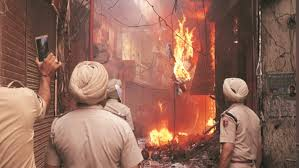
#> input picture test.jpg, 299 x 168 px, found by its file name
$ python test3.py
#> lines starting #> are read from the running program, lines starting #| are printed output that depends on the picture; after the words box and inside, x2 and y2 are one past the last pixel; in counts of white or black regions, pixels touching at a corner belong together
import cv2
import numpy as np

# Define the algorithm as described
def enhanced_fire_detection(image_path):
    # Load the image
#> called with image_path = '/test.jpg'
    image = cv2.imread(image_path)
#> image is the input picture: shape (168, 299, 3); mean B, G, R 90.4, 105.2, 148.4

    # Convert Image to HSV color space
    hsv_image = cv2.cvtColor(image, cv2.COLOR_BGR2HSV)
#> hsv_image: shape (168, 299, 3); mean H, S, V 10.2, 99.9, 148.4

    # Define the HSV boundaries for red color (flame color)
    lower_bound1 = np.array([0, 43, 46])
    upper_bound1 = np.array([10, 255, 255])
    lower_bound2 = np.array([170, 43, 46])
    upper_bound2 = np.array([179, 255, 255])

    # Generate masks based on the HSV boundaries
    mask1 = cv2.inRange(hsv_image, lower_bound1, upper_bound1)
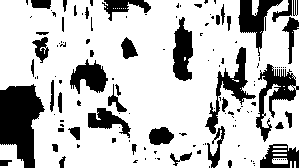
#> mask1: shape (168, 299); 75.6% white; 135 black regions (92 under 20 px), largest, box (x1, y1, x2, y2) and area: (0, 84, 45, 168) 2469, (256, 64, 299, 142) 1149, (205, 47, 256, 134) 1027
    mask2 = cv2.inRange(hsv_image, lower_bound2, upper_bound2)
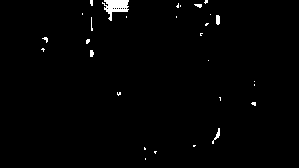
#> mask2: shape (168, 299); 1.2% white; 29 white regions (24 under 20 px), largest, box (x1, y1, x2, y2) and area: (102, 0, 129, 21) 297, (212, 128, 220, 144) 41, (216, 15, 220, 25) 37, (90, 50, 94, 57) 24, (194, 4, 202, 8) 22

    # Combine the masks to capture all the red features in the image
    combined_mask = cv2.bitwise_or(mask1, mask2)
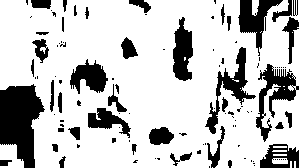
#> combined_mask: shape (168, 299); 76.8% white; 111 black regions (71 under 20 px), largest, box (x1, y1, x2, y2) and area: (0, 84, 45, 168) 2469, (256, 64, 299, 142) 1149, (205, 47, 256, 134) 1027

    # Generate the enhanced HSV image by combining the original with the mask
    enhanced_hsv = cv2.bitwise_and(hsv_image, hsv_image, mask=combined_mask)
#> enhanced_hsv: shape (168, 299, 3); mean H, S, V 7, 79.7, 112.2

    # Overlay the mask on the original image
    combined_image = cv2.addWeighted(image, 0.7, enhanced_hsv, 0.3, 0)
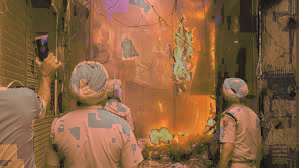
#> combined_image: shape (168, 299, 3); mean B, G, R 65.4, 97.6, 137.6

    # Convert the final image back from HSV to RGB color space before saving/displaying
    final_image = cv2.cvtColor(combined_image, cv2.COLOR_HSV2BGR)
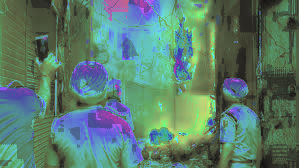
#> final_image: shape (168, 299, 3); mean B, G, R 109.7, 124.2, 89.7

    return final_image

# Assuming the image path from the uploaded file
image_path = '/test.jpg'

# Run the algorithm
final_image = enhanced_fire_detection(image_path)

# Save the final image
output_path = '/enhanced_image.png'
cv2.imwrite(output_path, final_image)

output_path

def enhance_hsv(image, lower_bound1=(0, 43, 46), upper_bound1=(10, 255, 255),
                         lower_bound2=(170, 43, 46), upper_bound2=(179, 255, 255),
                         weight_original=0.7, weight_heatmap=0.3):
    # Convert RGB image to HSV
    hsv_image = cv2.cvtColor(image, cv2.COLOR_BGR2HSV)

    # Create binary masks for both sets of boundaries
    mask1 = cv2.inRange(hsv_image, np.array(lower_bound1), np.array(upper_bound1))
    mask2 = cv2.inRange(hsv_image, np.array(lower_bound2), np.array(upper_bound2))

    # Combine masks using bitwise OR operation
    combined_mask = cv2.bitwise_or(mask1, mask2)

    # Convert binary mask to heatmap
    heatmap = cv2.applyColorMap(combined_mask, cv2.COLORMAP_HOT)

    # Convert heatmap to BGR for weighted addition
    heatmap_bgr = cv2.cvtColor(heatmap, cv2.COLOR_RGB2BGR)

    # Weighted addition of original image and heatmap
    enhanced_image = cv2.addWeighted(image, weight_original, heatmap_bgr, weight_heatmap, 0)

    return enhanced_image

$ run again, with Chay-Pho-Co-9.jpg copied over test.jpg
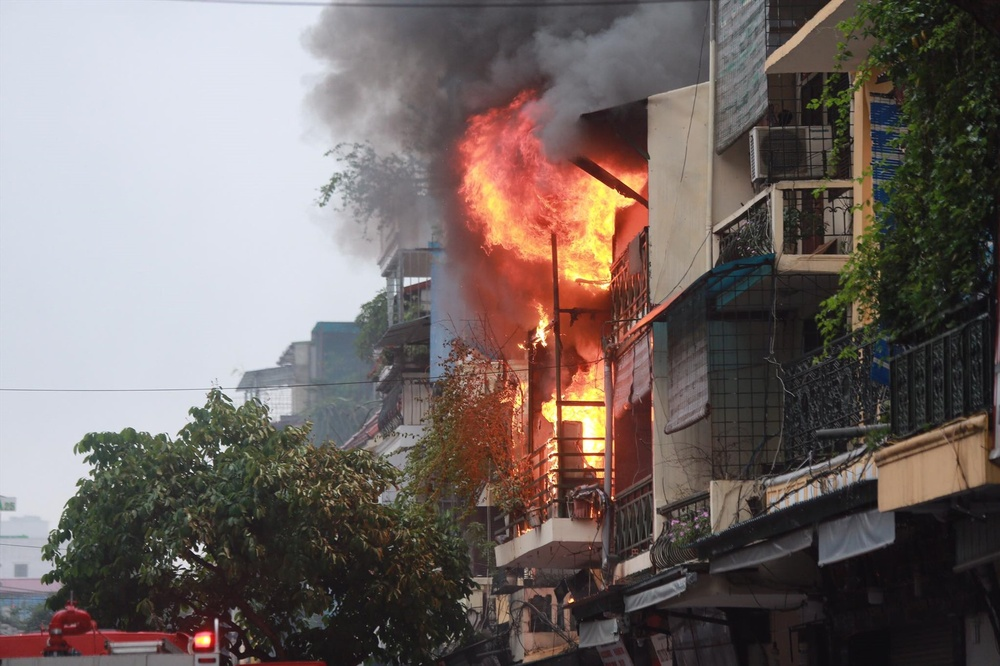
#> input picture Chay-Pho-Co-9.jpg, 1000 x 666 px, shrunk from 1920 x 1278 before the run, found by its file name
#> in enhanced_fire_detection, image is the input picture: shape (666, 1000, 3); mean B, G, R 102.5, 105.5, 115.7
#> hsv_image: shape (666, 1000, 3); mean H, S, V 76.2, 53.6, 120.8
#> in enhanced_fire_detection, `mask1 = cv2.inRange(hsv_image, lower_bound1, upper_bound1)`:
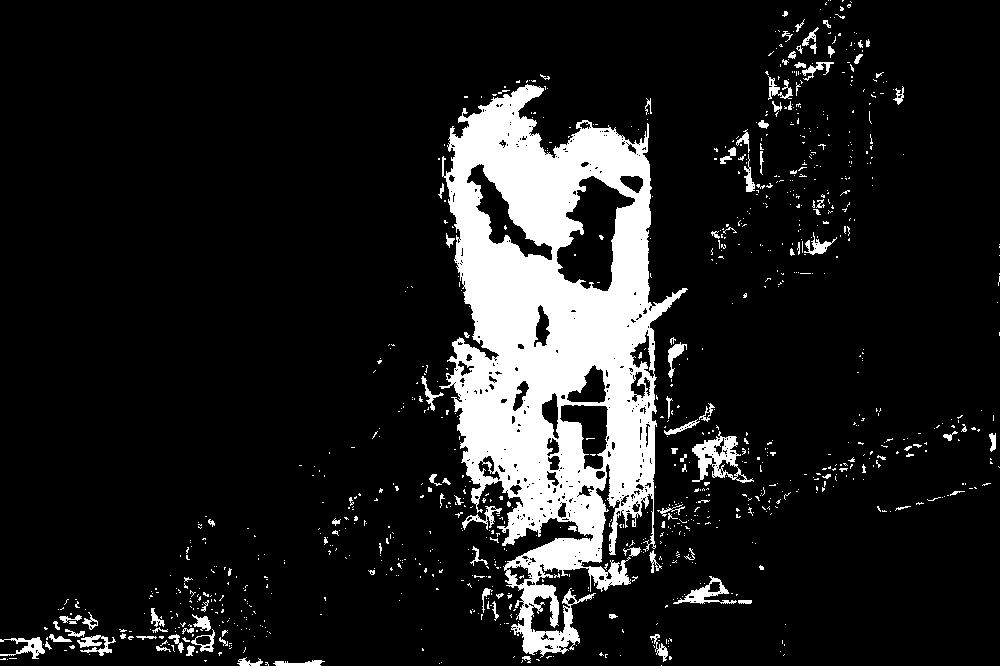
#> mask1: shape (666, 1000); 12.1% white; 987 white regions (872 under 20 px), largest, box (x1, y1, x2, y2) and area: (439, 84, 688, 658) 67972, (692, 431, 754, 483) 1219, (673, 576, 737, 604) 535
#> mask2: shape (666, 1000); 2.1% white; 617 white regions (555 under 20 px), largest, box (x1, y1, x2, y2) and area: (0, 599, 239, 659) 4318, (463, 73, 581, 158) 2363, (436, 132, 499, 360) 1861
#> combined_mask: shape (666, 1000); 14.2% white; 984 white regions (876 under 20 px), largest, box (x1, y1, x2, y2) and area: (436, 73, 688, 658) 75361, (0, 599, 239, 661) 6801, (692, 431, 754, 483) 1219
#> enhanced_hsv: shape (666, 1000, 3); mean H, S, V 4.2, 18.2, 18.2
#> in enhanced_fire_detection, `final_image = cv2.cvtColor(combined_image, cv2.COLOR_HSV2BGR)`:
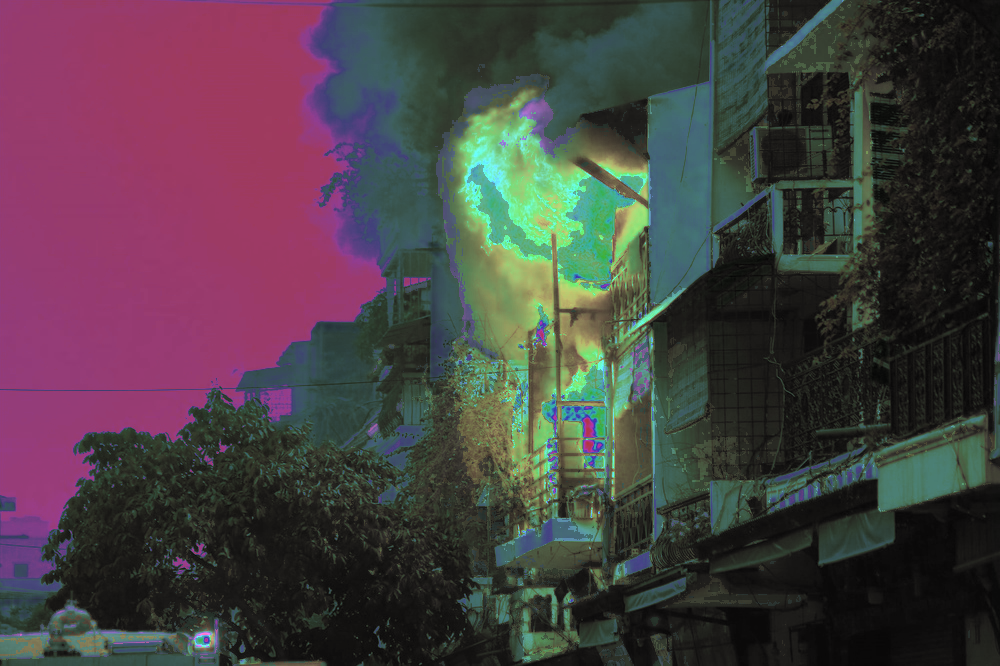
#> final_image: shape (666, 1000, 3); mean B, G, R 67.2, 62.9, 73.4

$ run again, with images.jpg copied over test.jpg
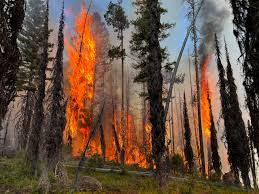
#> input picture images.jpg, 259 x 194 px, found by its file name
#> in enhanced_fire_detection, image is the input picture: shape (194, 259, 3); mean B, G, R 65, 80.2, 101.7
#> hsv_image: shape (194, 259, 3); mean H, S, V 29.7, 106.6, 105.2
#> in enhanced_fire_detection, `mask1 = cv2.inRange(hsv_image, lower_bound1, upper_bound1)`:
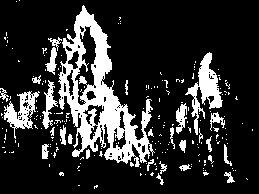
#> mask1: shape (194, 259); 18.8% white; 214 white regions (186 under 20 px), largest, box (x1, y1, x2, y2) and area: (58, 5, 155, 167) 5428, (185, 52, 223, 135) 1049, (4, 91, 40, 139) 676
#> mask2: shape (194, 259); 0.41% white in thin lines or dots, all inside (x1, y1, x2, y2) = (2, 4, 219, 175)
#> combined_mask: shape (194, 259); 19.2% white; 212 white regions (184 under 20 px), largest, box (x1, y1, x2, y2) and area: (48, 4, 155, 167) 5630, (185, 52, 223, 135) 1058, (4, 91, 40, 139) 677
#> enhanced_hsv: shape (194, 259, 3); mean H, S, V 2.2, 26.5, 26.5
#> in enhanced_fire_detection, `final_image = cv2.cvtColor(combined_image, cv2.COLOR_HSV2BGR)`:
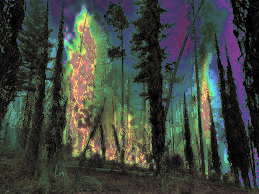
#> final_image: shape (194, 259, 3); mean B, G, R 63.2, 69.3, 63.8
